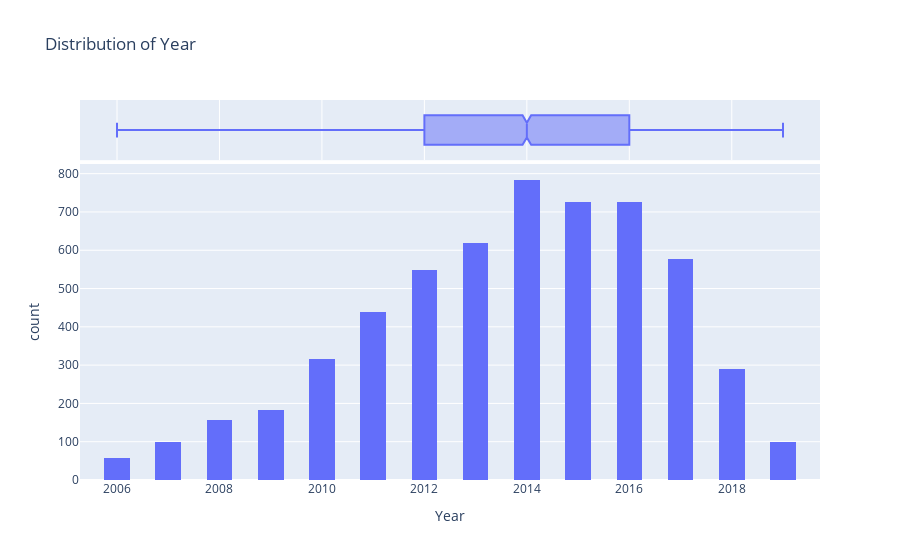

The notebook cell this image was saved under:
### Code cell
for col in numeric_cols:
    fig = px.histogram(df_c, x=col, marginal='box', title=f'Distribution of {col}', nbins=30)
    fig.show()

### Figure 1 — Plotly figure (JSON) as saved in the notebook; plotly's stock layout.template omitted (floating-point values rounded to 4 significant figures; data arrays with more than 128 entries replaced by an {"elided": "..."} marker saying what was removed)
{"data": [{"alignmentgroup": "True", "bingroup": "x", "hovertemplate": "Year=%{x}<br>count=%{y}<extra></extra>", "legendgroup": "", "marker": {"color": "#636efa", "pattern": {"shape": ""}}, "name": "", "nbinsx": 30, "offsetgroup": "", "orientation": "v", "showlegend": false, "type": "histogram", "x": {"elided": "5619 int values"}, "xaxis": "x", "yaxis": "y"}, {"alignmentgroup": "True", "hovertemplate": "Year=%{x}<extra></extra>", "legendgroup": "", "marker": {"color": "#636efa"}, "name": "", "notched": true, "offsetgroup": "", "showlegend": false, "type": "box", "x": {"elided": "5619 int values"}, "xaxis": "x2", "yaxis": "y2"}], "layout": {"barmode": "relative", "legend": {"tracegroupgap": 0}, "title": {"text": "Distribution of Year"}, "xaxis": {"anchor": "y", "domain": [0, 1], "title": {"text": "Year"}}, "xaxis2": {"anchor": "y2", "domain": [0, 1], "matches": "x", "showgrid": true, "showticklabels": false}, "yaxis": {"anchor": "x", "domain": [0, 0.8316], "title": {"text": "count"}}, "yaxis2": {"anchor": "x2", "domain": [0.8416, 1], "matches": "y2", "showgrid": false, "showline": false, "showticklabels": false, "ticks": ""}}}
